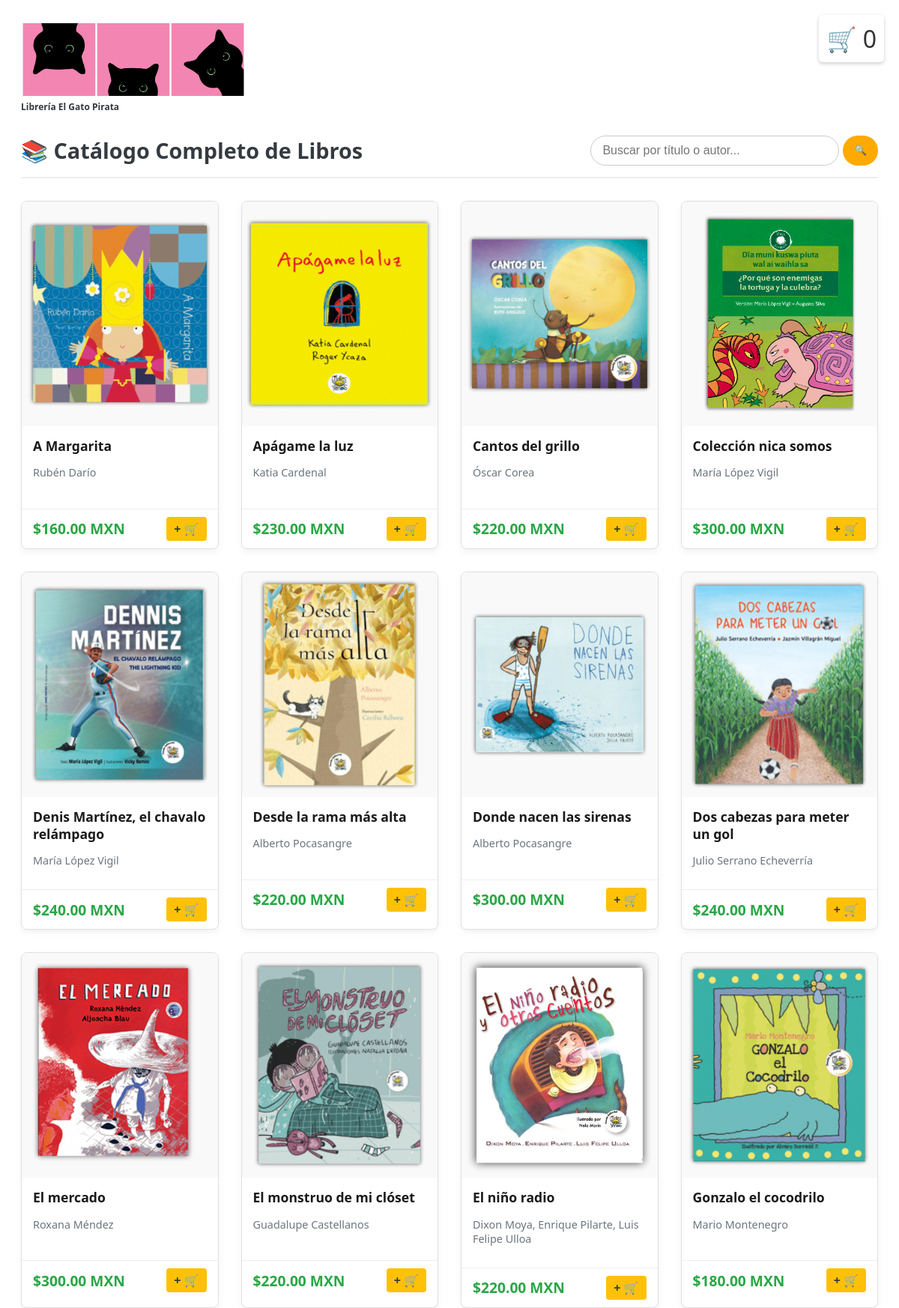
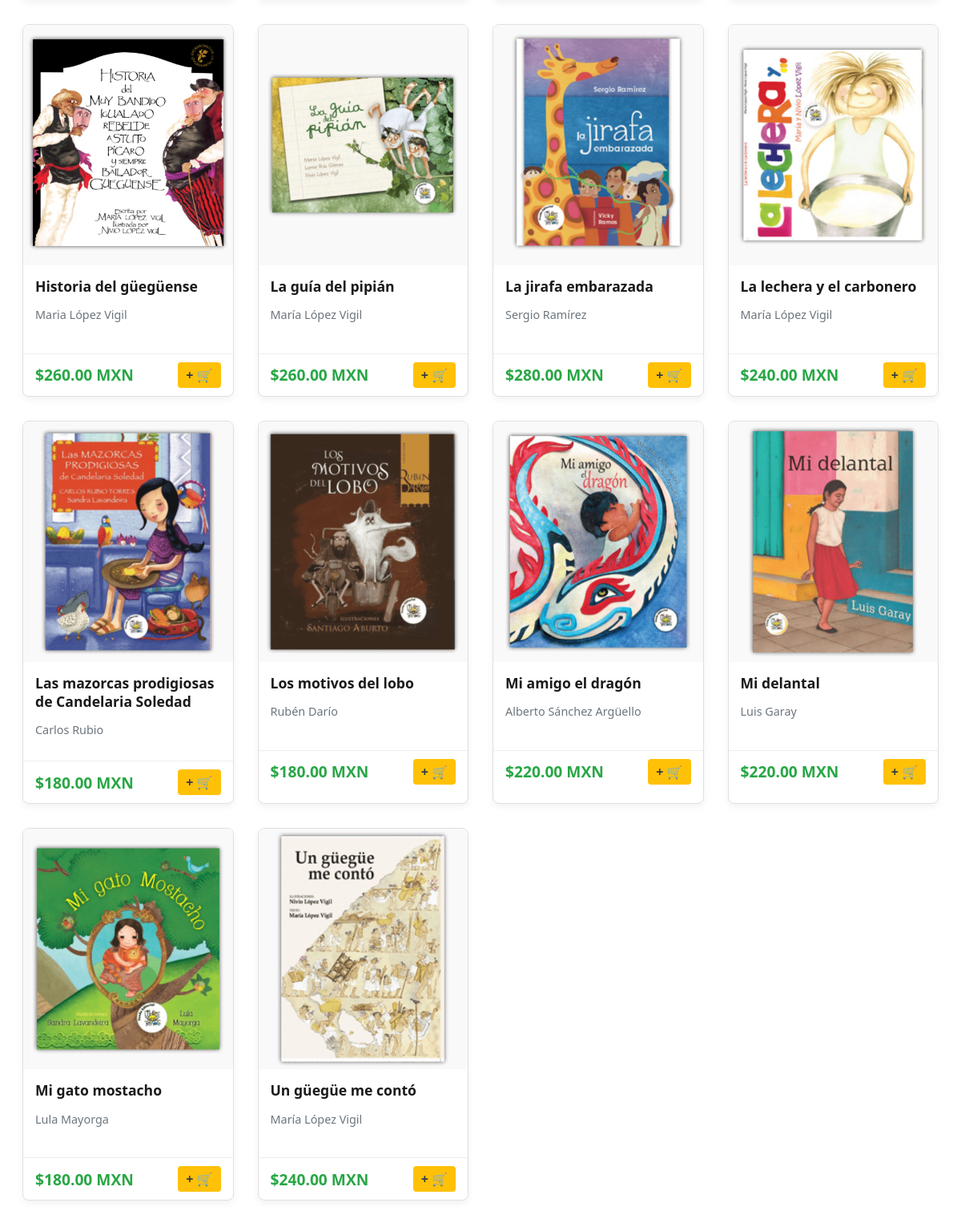
The page / on the database its author committed (2 pictures, top to bottom).
### inventario_ventas/models.py (models this page shows, shortened)
class Libro(models.Model):
    id = models.AutoField(primary_key=True)
    editorial = models.ForeignKey(Editorial, on_delete=models.PROTECT, verbose_name="Editorial", null=False)
    nombre = models.CharField(max_length=40, verbose_name="Título", null=False)
    autor = models.CharField(max_length=40, verbose_name="Autor", null=False)
    ilustrador = models.CharField(max_length=40, verbose_name="Ilustrador", null=True, blank=True)
    costo = models.DecimalField(max_digits=10, decimal_places=2, verbose_name="Costo de Adquisición", null=False)
    precio_venta = models.DecimalField(max_digits=10, decimal_places=2, verbose_name="Precio de Venta", null=False)
    portada = models.ImageField(
            upload_to= 'portadas/', #Las imágenes se guardarán en media/portadas/
            blank=True,
            null=True)
    sinopsis = models.TextField(verbose_name='Sinópsis del Libro', null = True, blank = True)

### inventario_ventas/views.py (the view)
# urls.py: path('', CatalogoLibrosView.as_view(), name='catalogo_libros'),
class CatalogoLibrosView(ListView):
    model = Libro
    template_name = 'catalogo/lista_libros.html'
    context_object_name = 'libros'
    def get_queryset(self):
        queryset = super().get_queryset().annotate(
            stock_disponible=Coalesce(Sum('stock__cantidad'), 0)
        ).filter(
            stock_disponible__gt=0
        )
        query = self.request.GET.get('q')
        if query:
            queryset = queryset.filter(
                Q(nombre__icontains=query) |
                Q(autor__icontains=query) |
                Q(editorial__nombre__icontains=query)
            )
        return queryset.order_by('nombre')
    def get_context_data(self, **kwargs):
        context = super().get_context_data(**kwargs)
        context['carrito'] = Carrito(self.request)
        return context

### inventario_ventas/carrito.py (called while the page is built)
    def __len__(self):
        return sum(item['cantidad'] for item in self.carrito.values())

### inventario_ventas/templates/catalogo/lista_libros.html (shortened to what this page needs)
{% load static %}
<!DOCTYPE html>
<html lang="es">
<head>
    <link rel="stylesheet" href="{% static 'css/styles.css' %}">
</head>
<body>
<header class="main-header">
    <div class="header-content">
    <div class="logo-container">
            <a href="{% url 'catalogo_libros' %}" class="header-link-logo">
                <img src="/media/black-cats.jpg" alt="Logo Librería El Gato Pirata" class="header-logo">
                <p class="logo-text">Librería El Gato Pirata</p>
            </a>
        </div>
        <a href="{% url 'carrito_detail' %}" class="carrito-icon-link">
        🛒 <span class="cart-count">{% if carrito %}{{ carrito|length }}{% else %}0{% endif %}</span>
        </a>
    </div>
</header>
    <div class="main-content-wrapper">
    <div class="catalog-header-area">
        <h2>📚 Catálogo Completo de Libros</h2>
        <form method="get" class="search-form">
            <input type="text" name="q" placeholder="Buscar por título o autor..."
                   value="{{ request.GET.q|default:'' }}" class="search-input">
            <button type="submit" class="search-btn">🔍</button>
        </form>
    </div>
    {% if object_list %}
        <div class="book-grid">
            {% for libro in object_list %}
                <div class="book-card">
                    <a href="{% url 'detalle_libro' pk=libro.id %}" class="book-link">
                        <div class="cover-wrapper">
                            {% if libro.portada %}
                                <img src="{{ libro.portada.url }}" alt="Portada de {{ libro.nombre }}" class="book-cover">
                            {% else %}
                                <div class="cover-placeholder">Sin Portada</div>
                            {% endif %}
                        </div>
                        <div class="book-info">
                            <h3 class="book-title">{{ libro.nombre }}</h3>
                            <p class="book-author">{{ libro.autor }}</p>
                        </div>
                    </a>
                    <div class="book-footer">
                        <span class="price">${{ libro.precio_venta }} MXN</span>
                        <a href="{% url 'carrito_add' libro.id %}" class="add-to-cart-quick">
                            + 🛒
                        </a>
                    </div>
                </div>
            {% endfor %}
        </div>
        {% else %}
        <p class="no-results-message">No se encontraron libros que coincidan con la búsqueda.</p>
    {% endif %}
</div>
</body>
</html>

### static/css/styles.css (style rules this page uses)
body { font-family: system-ui, -apple-system, BlinkMacSystemFont, "Segoe UI", Roboto, Oxygen, Ubuntu, Cantarell, "Open Sans", "Helvetica Neue", sans-serif; }
.main-content-wrapper { max-width: 1200px; margin: 20px auto; padding: 0 20px; }
.header-content { display: flex; justify-content: space-between; align-items: flex-end; max-width: 1200px; margin: 0 auto; padding: 20px 20px 10px 20px; }
.logo-container { display: flex; align-items: flex-end; }
.header-link-logo { display: flex; flex-direction: column; align-items: flex-start; text-decoration: none; color: inherit; }
.header-logo { width: 300px; height: auto; object-fit: contain; margin-bottom: 3px; }
.logo-text { font-size: 0.75em; margin: 0; font-weight: bold; color: #343a40; white-space: nowrap; }
.catalog-header-area { display: flex; justify-content: space-between; align-items: center; margin-bottom: 30px; border-bottom: 2px solid #eee; padding-bottom: 15px; }
.catalog-header-area h2 { font-size: 1.8em; color: #343a40; margin: 0; }
.search-form { display: flex; gap: 5px; }
.search-input { padding: 10px 15px; border: 1px solid #ccc; border-radius: 20px; width: 300px; font-size: 1em; }
.search-btn { background-color: #ffaa00; color: white; border: none; border-radius: 20px; padding: 10px 15px; cursor: pointer; transition: background-color 0.2s; }
.book-grid { display: grid; grid-template-columns: repeat(auto-fit, minmax(220px, 1fr)); gap: 30px; padding-bottom: 50px; }
.book-card { background-color: #fff; border: 1px solid #e0e0e0; border-radius: 8px; overflow: hidden; box-shadow: 0 4px 10px rgba(0, 0, 0, 0.05); transition: transform 0.2s, box-shadow 0.2s; }
.book-link { text-decoration: none; color: inherit; display: block; }
.cover-wrapper { height: 300px; display: flex; justify-content: center; align-items: center; background-color: #f9f9f9; }
.book-cover { max-width: 100%; max-height: 100%; object-fit: contain; padding: 10px; }
.book-info { padding: 15px; min-height: 80px; }
.book-title { font-size: 1.1em; margin: 0 0 5px 0; line-height: 1.3; color: #1a1a1a; }
.book-author { font-size: 0.9em; color: #6c757d; }
.book-footer { display: flex; justify-content: space-between; align-items: center; padding: 10px 15px; border-top: 1px solid #eee; }
.price { font-size: 1.2em; font-weight: bold; color: #28a745; }
.add-to-cart-quick { background-color: #ffc107; color: #343a40; padding: 5px 10px; border-radius: 4px; font-weight: bold; text-decoration: none; transition: background-color 0.2s; }
.carrito-icon-link { position: fixed; top: 20px; right: 20px; font-size: 2em; text-decoration: none; color: #333; padding: 10px; background-color: #fff; border-radius: 5px; box-shadow: 0 2px 5px rgba(0,0,0,0.2); z-index: 1000; }

### rows shown on the page
Libro: portada (picture), nombre "A Margarita", autor "Rubén Darío", precio_venta "160.00"
Libro: portada (picture), nombre "Apágame la luz", autor "Katia Cardenal", precio_venta "230.00"
Libro: portada (picture), nombre "Cantos del grillo", autor "Óscar Corea", precio_venta "220.00"
Libro: portada (picture), nombre "Colección nica somos", autor "María López Vigil", precio_venta "300.00"
Libro: portada (picture), nombre "Denis Martínez, el chavalo relámpago", autor "María López Vigil", precio_venta "240.00"
Libro: portada (picture), nombre "Desde la rama más alta", autor "Alberto Pocasangre", precio_venta "220.00"
Libro: portada (picture), nombre "Donde nacen las sirenas", autor "Alberto Pocasangre", precio_venta "300.00"
Libro: portada (picture), nombre "Dos cabezas para meter un gol", autor "Julio Serrano Echeverría", precio_venta "240.00"
Libro: portada (picture), nombre "El mercado", autor "Roxana Méndez", precio_venta "300.00"
Libro: portada (picture), nombre "El monstruo de mi clóset", autor "Guadalupe Castellanos", precio_venta "220.00"
Libro: portada (picture), nombre "El niño radio", autor "Dixon Moya, Enrique Pilarte, Luis Felipe Ulloa", precio_venta "220.00"
Libro: portada (picture), nombre "Gonzalo el cocodrilo", autor "Mario Montenegro", precio_venta "180.00"
Libro: portada (picture), nombre "Historia del güegüense", autor "Maria López Vigil", precio_venta "260.00"
Libro: portada (picture), nombre "La guía del pipián", autor "María López Vigil", precio_venta "260.00"
Libro: portada (picture), nombre "La jirafa embarazada", autor "Sergio Ramírez", precio_venta "280.00"
Libro: portada (picture), nombre "La lechera y el carbonero", autor "María López Vigil", precio_venta "240.00"
Libro: portada (picture), nombre "Las mazorcas prodigiosas de Candelaria Soledad", autor "Carlos Rubio", precio_venta "180.00"
Libro: portada (picture), nombre "Los motivos del lobo", autor "Rubén Darío", precio_venta "180.00"
Libro: portada (picture), nombre "Mi amigo el dragón", autor "Alberto Sánchez Argüello", precio_venta "220.00"
Libro: portada (picture), nombre "Mi delantal", autor "Luis Garay", precio_venta "220.00"
Libro: portada (picture), nombre "Mi gato mostacho", autor "Lula Mayorga", precio_venta "180.00"
Libro: portada (picture), nombre "Un güegüe me contó", autor "María López Vigil", precio_venta "240.00"
